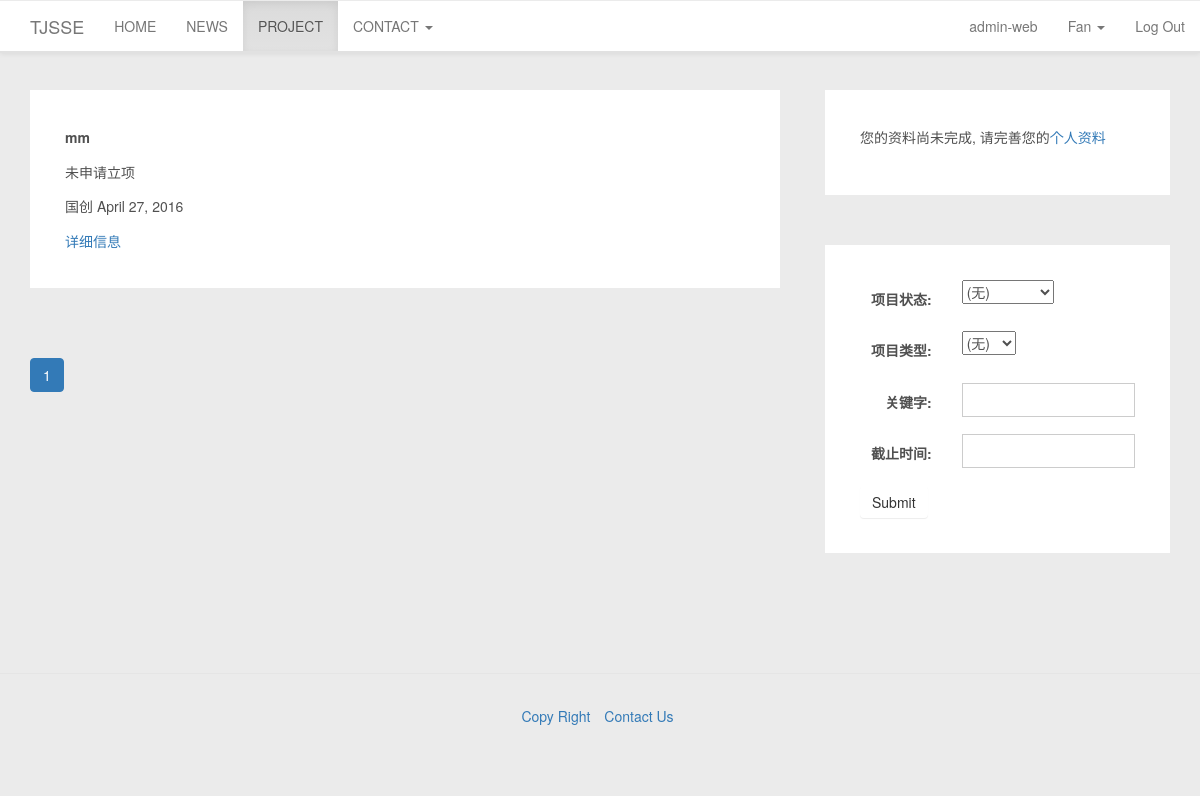
/project/ (signed in), run on an earlier commit of the app's database.
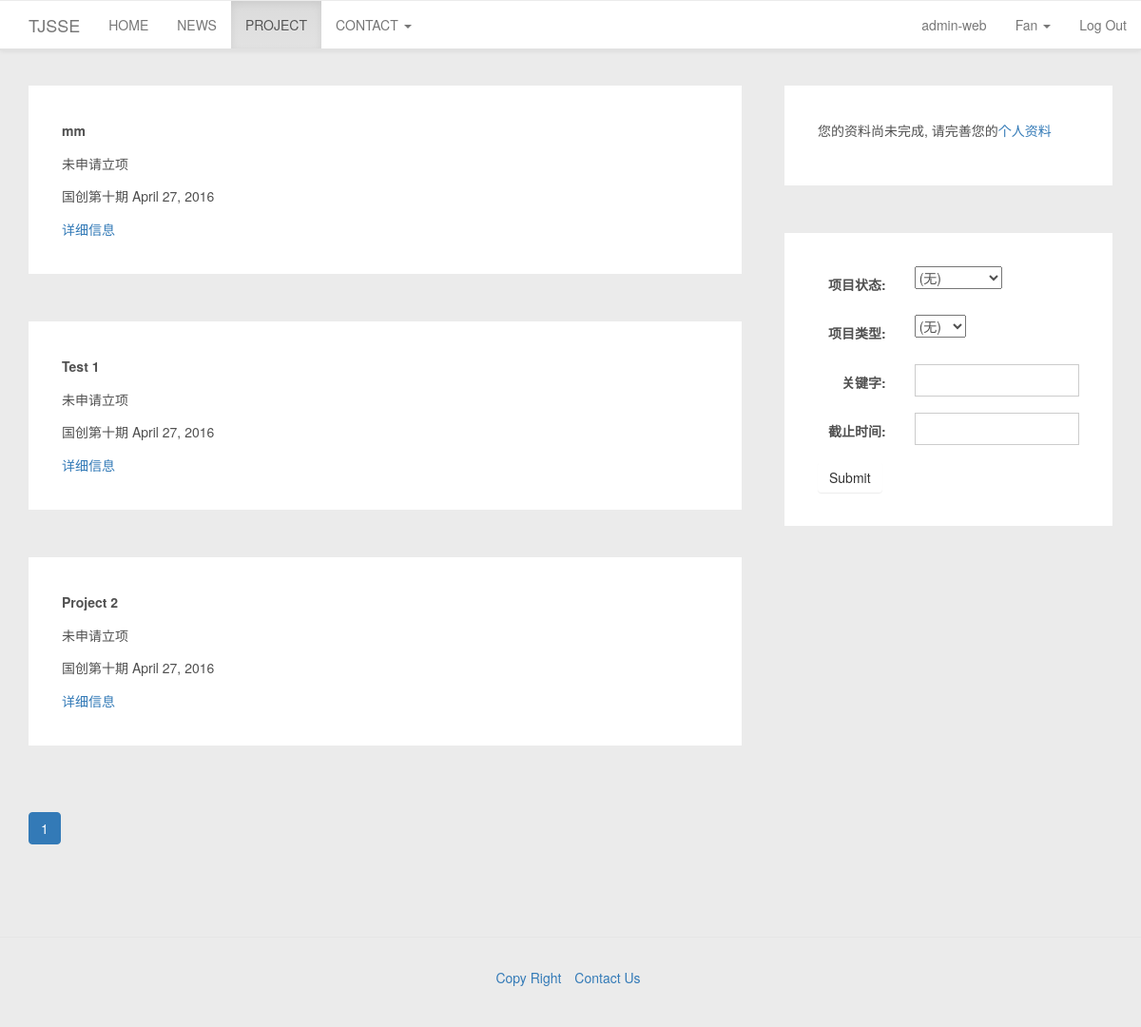
And on a later commit of the database.
### project/models.py (models this page shows, shortened)
class Project(models.Model):
    name = models.CharField(max_length=30)
    project_type = models.ForeignKey(ProjectType)
    description = models.CharField(max_length=100)
    professor = models.ForeignKey(User)
    STATUS_BEFORE_INIT = 0
    STATUS_APPLY_INIT = 1
    STATUS_COMPLETE_INIT = 2
    STATUS_APPLY_MID = 3
    STATUS_COMPLETE_MID = 4
    STATUS_APPLY_FINAL = 5
    STATUS_COMPLETE_FINAL = 6
    STATUS_CHOICES = [
        (STATUS_BEFORE_INIT, '未申请立项'),
        (STATUS_APPLY_INIT, '申请立项'),
        (STATUS_COMPLETE_INIT, '立项通过'),
        (STATUS_APPLY_MID, '申请中期'),
        (STATUS_COMPLETE_MID, '中期通过'),
        (STATUS_APPLY_FINAL, '申请结题'),
        (STATUS_COMPLETE_FINAL, '已结题'),
    ]
    status = models.IntegerField(choices=STATUS_CHOICES, default=STATUS_BEFORE_INIT)
    endtime = models.DateField(null=True)
    note = models.CharField(max_length=300, blank=True)
    def get_status(self):
        return self.STATUS_CHOICES[self.status].__getitem__(1)
    def __str__(self):
        return self.name+', '+str(self.professor.get_username())
    __repr__=__str__

class ProjectType(models.Model):
    typename = models.CharField(max_length=20)
    TYPE_NATIONAL = 0
    TYPE_SHANGHAI = 1
    TYPE_SITP = 2
    TYPE_SECOLLEGE = 3
    TYPE_ELSE = 4
    TYPE_CHOICES = [
        (TYPE_NATIONAL, '国创'),
        (TYPE_SHANGHAI, '市创'),
        (TYPE_SITP, 'SITP'),
        (TYPE_SECOLLEGE, '院创'),
        (TYPE_ELSE, '其他'),
    ]
    type = models.IntegerField('认定类型',choices=TYPE_CHOICES)
    isopening = models.BooleanField('是否开放中', default=True)
    starttime = models.DateField(default=datetime.date.today)
    endtime = models.DateField()
    note = models.CharField(max_length=300, blank=True)

### project/views.py (the view)
@login_required(login_url='/accounts/login/')
def project_list_view(request):
    proj_list=Project.objects.all() #获取所有的项目
    search_form=SearchForm()
    paginator = ExtendPaginator(proj_list, PAGE_LIMIT)
    page_id = request.GET.get('page')
    try:
        proj_list = paginator.page(page_id)  # 获取某页对应的记录
    except PageNotAnInteger:  # 如果页码不是个整数
        proj_list = paginator.page(1)  # 取第一页的记录
    except EmptyPage:  # 如果页码太大，没有相应的记录
        proj_list = paginator.page(paginator.num_pages)  # 取最后一页的记录
    return render(request, 'project/project_list.html', {'project_list':proj_list,\
                                                         'form':search_form,\
                                                         'search_choice':Project.STATUS_CHOICES})

### project/forms.py (shortened to what this page needs)
class SearchForm(forms.Form):
    DEFAULT_VAL=-1
    DEFAULT_TUPLE=(DEFAULT_VAL,'(无)')
    STATUS_TYPE_CHOICES=Project.STATUS_CHOICES[:]
    PROJ_TYPE_CHOICES=ProjectType.TYPE_CHOICES[:]
    STATUS_TYPE_CHOICES.insert(0,DEFAULT_TUPLE)
    PROJ_TYPE_CHOICES.insert(0,DEFAULT_TUPLE)
    status_type=forms.ChoiceField(
        choices=STATUS_TYPE_CHOICES,
        required=False,
        label='项目状态',
        initial=DEFAULT_TUPLE
    )
    project_type=forms.ChoiceField(
        choices=PROJ_TYPE_CHOICES,
        required=False,
        label='项目类型',
        initial=DEFAULT_TUPLE
    )
    search_val=forms.CharField(
        required=False,
        label='关键字'
    )
    search_date=forms.DateField(
        label='截止时间',
        required=False
    )

### TJSSE/utils.py (called while the page is built, shortened)
  def page(self, number):
      self.page_num = number
      return super(ExtendPaginator, self).page(number)

  def _page_range_ext(self):
      num_count = 2 * self.range_num + 1
      if self.num_pages <= num_count:
          return range(1, self.num_pages + 1)

### project/templates/project/project_list.html (shortened to what this page needs)
{% extends 'base.html' %}
{% load staticfiles %}
{% block contentbase %}
    {% for project in project_list %}
        <div class="panel-card">
            <p><strong>{{ project.name }}</strong></p>
            <p>{{project.get_status}}</p>
            <p>{{ project.project_type.typename }} {{ project.endtime }}</p>
            <a href="/project/{{ project.pk }}">详细信息</a>
        </div>
    {% endfor %}
    {% include "template_paginator.html" with page=project_list %}
{% endblock contentbase %}
{% block sidebarbase %}
    <div class="panel-card">
        <form class="form-horizontal" action="/project/search/" method="GET">
            {% include "formTemplate.html" %}
            <button type="submit" class="btn btn-default ">Submit</button>
        </form>
    </div>
{% endblock sidebarbase %}

What changed in the data, as far as the page shows it:
changed through a linked row, Project "mm": project_type.typename "国创" → "国创第十期"
added Project: name "Test 1", get_status "未申请立项", project_type.typename "国创第十期", endtime "April 27, 2016"
added Project: name "Project 2", get_status "未申请立项", project_type.typename "国创第十期", endtime "April 27, 2016"
